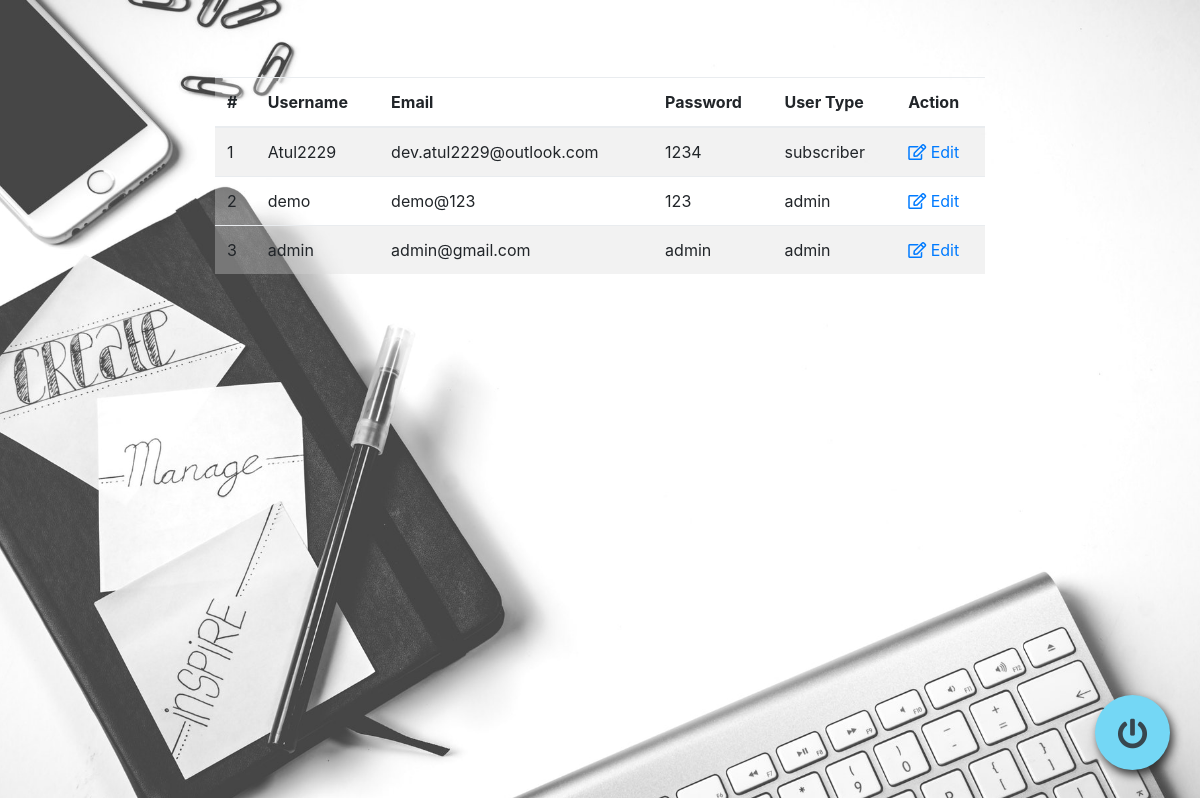
/admin/editinfo.php (signed in), run on the app's committed database.
### tables this page shows
CREATE TABLE `tbl_user` (
  `user_id` int(11) NOT NULL,
  `user_username` varchar(30) NOT NULL,
  `user_email` varchar(50) NOT NULL,
  `user_password` varchar(20) NOT NULL,
  `user_type` varchar(10) NOT NULL DEFAULT 'subscriber'
);

### admin/editinfo.php (the view, shortened to what this page needs)
<?php
    require_once('connection.php');
?>
<!DOCTYPE html>
<html lang="en">
<head>
    <link rel="stylesheet" href="../assets/css/bootstrap.min.css">
    <link rel="stylesheet" href="css/app.css">
    <link rel="stylesheet" href="https://use.fontawesome.com/releases/v5.0.13/css/all.css">
</head>
<body>
    <div class="container-fluid">
        <div class="row">
            <div class="col-sm-2">
            </div>
            <div class="col-sm-8">
                <div class="table-responsive tbl">
                    <table class="table table-striped table-hover">
                        <thead>
                            <tr>
                                <th>
                                    #
                                </th>
                                <th>
                                    Username
                                </th>
                                <th>
                                    Email
                                </th>
                                <th>
                                    Password
                                </th>
                                <th>
                                    User Type
                                </th>
                                <th>
                                    Action
                                </th>
                            </tr>
                        </thead>
                        <tbody>
                            <?php
                                $qry="select * from tbl_user";
                                $res=mysqli_query($conn, $qry);
                                while($data=mysqli_fetch_array($res)){
                                    ?>
                                    <tr>
                                        <td><?php echo $data['user_id'] ?></td>
                                        <td><?php echo $data['user_username'] ?></td>
                                        <td><?php echo $data['user_email'] ?></td>
                                        <td><?php echo $data['user_password'] ?></td>
                                        <td><?php echo $data['user_type'] ?></td>
                                        <td><a href="edit.php?id=<?php echo $data['user_id'] ?>"><i class="far fa-edit"></i> Edit</a></td>
                                    </tr>
                                    <?php
                                }
                            ?>
                        </tbody>
                    </table>
                </div>
            </div>
            <div class="col-sm-2">
            </div>
        </div>
    </div>
    <div id="floating-button" data-toggle="tooltip" data-placement="left" data-original-title="Create">
    <a href="../index.php" class="plus" title="Logout" style="text-decoration: none; ">
    <i class="fas fa-power-off"></i>
    </a>
  </div>
</body>
</html>

### admin/css/app.css (style rules this page uses)
* { margin: 0; padding: 0; }
body { background: url(../images/bg2.jpg) center center; background-size: cover; background-attachment: fixed; }
#floating-button { width: 75px; height: 75px; border-radius: 50%; background: #74d7f5; position: fixed; bottom: 30px; right: 30px; cursor: default; box-shadow: 3px 5px 10px #333; transition: 0.5s; }
.plus { color: #37474f; position: absolute; top: 12px; display: block; bottom: 0; left: 0; right: 0; text-align: center; padding: 0; margin: 0; line-height: 55px; font-size: 30px; }
.tbl { margin-top: 10%; background: rgba(255, 255, 255, 0.3); }

### data on the page
tbl_user: user_id "1", user_username "Atul2229", user_email "dev.atul2229@outlook.com", user_password "1234", user_type "subscriber"
tbl_user: user_id "2", user_username "demo", user_email "demo@123", user_password "123", user_type "admin"
tbl_user: user_id "3", user_username "admin", user_email "admin@gmail.com", user_password "admin", user_type "admin"
